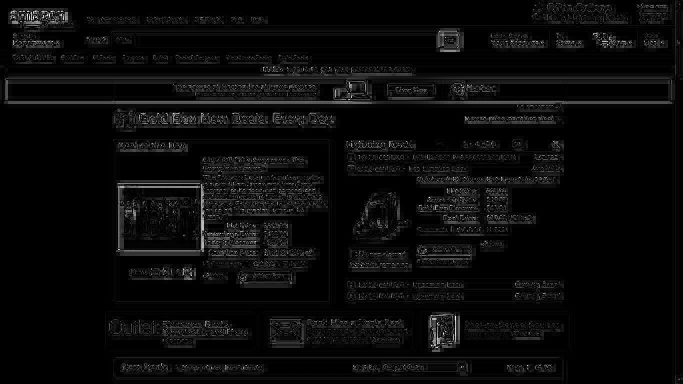
#> input picture maps/colorsb0Amazon(1).png, 683 x 384 px
$ python -i saliency_map2.py   (imports and definitions only)
#> lines starting #> are read from the running program, lines starting #| are printed output that depends on the picture; after the words box and inside, x2 and y2 are one past the last pixel; in counts of white or black regions, pixels touching at a corner belong together
#> further down, picture is the input picture: shape (384, 683, 3); min 0, max 255, mean 10.6
# coding=utf-8
#
#!/usr/bin/python
#
# Copyright 2013 Johannes Bauer, Universitaet Hamburg
#
# This file is free software.  Do with it whatever you like.
# It comes with no warranty, explicit or implicit, whatsoever.
#
# This python script implements an early version of Itti and Koch's
# saliency model.  Specifically, it was written according to the
# information contained in the following paper:
#
#   Laurent Itti, Christof Koch, and Ernst Niebur. A model of
#   Saliency-Based visual attention for rapid scene analysis. IEEE
#   Transactions on Pattern Analysis and Machine Intelligence,
#   20(11):1254–1259, 1998.
#
# If you find it useful or if you have any questions, do not
# hesitate to contact me at
#   bauer at informatik dot uni dash hamburg dot de.
#
# For information on how to use this script, type
#   > python saliency.py -h
# on the command line.
#

import sys
import math
import logging
import cv2
import numpy
from scipy.ndimage.filters import maximum_filter

import os.path

# [2 lines not run here, left out]

logger = logging.getLogger(__name__)


# [38 lines left out: function features, not called in this run]

def intensity(image):
	"""
		Converts a color image into grayscale.
		Used as `channel' argument to function `features'
	"""
	return cv2.cvtColor(image, cv2.COLOR_RGB2GRAY)

# [111 lines left out: functions makeGaborFilter, intensityConspicuity, gaborConspicuity, rgConspicuity, byConspicuity, sumNormalizedFeatures and 1 more, not called in this run]

def makeNormalizedColorChannels(image, thresholdRatio=10.):
	"""
		Creates a version of the (3-channel color) input image in which each of
		the (4) channels is normalized.  Implements color opponencies as per
		Itti et al. (1998).
		Arguments:
			image			: input image (3 color channels)
			thresholdRatio	: the threshold below which to set all color values
								to zero.
		Returns:
			an output image with four normalized color channels for red, green,
			blue and yellow.
	"""
	intens = intensity(image)
	threshold = intens.max() / thresholdRatio
#> threshold = 25.5
	logger.debug("Threshold: %d", threshold)
	r,g,b = cv2.split(image)
	cv2.threshold(src=r, dst=r, thresh=threshold, maxval=0.0, type=cv2.THRESH_TOZERO)
	cv2.threshold(src=g, dst=g, thresh=threshold, maxval=0.0, type=cv2.THRESH_TOZERO)
	cv2.threshold(src=b, dst=b, thresh=threshold, maxval=0.0, type=cv2.THRESH_TOZERO)
	R = r - (g + b) / 2
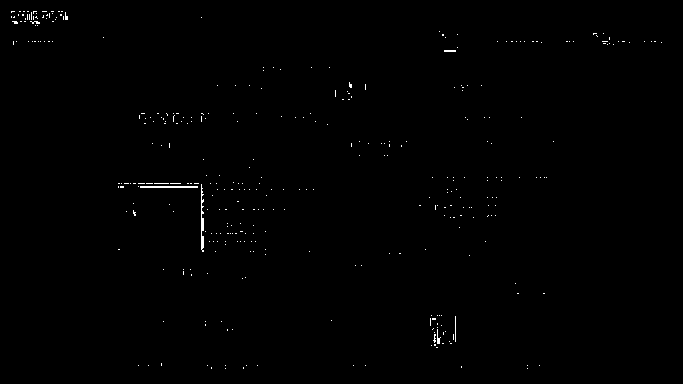
#> R: shape (384, 683) float64; values 0 (black) and 128 (white), 0.4% white in thin lines or dots, all inside (x1, y1, x2, y2) = (11, 11, 662, 369)
	G = g - (r + b) / 2
	B = b - (g + r) / 2
	Y = (r + g) / 2 - cv2.absdiff(r,g) / 2 - b

	# Negative values are set to zero.
	cv2.threshold(src=R, dst=R, thresh=0., maxval=0.0, type=cv2.THRESH_TOZERO)
	cv2.threshold(src=G, dst=G, thresh=0., maxval=0.0, type=cv2.THRESH_TOZERO)
	cv2.threshold(src=B, dst=B, thresh=0., maxval=0.0, type=cv2.THRESH_TOZERO)
	cv2.threshold(src=Y, dst=Y, thresh=0., maxval=0.0, type=cv2.THRESH_TOZERO)
#> Y: shape (384, 683) float64; every value is 0

	image = cv2.merge((R,G,B,Y))
	return image

# [11 lines left out: function markMaxima, not called in this run]

class SaliencyMap2:
	# [12 lines left out: function __init__, not called in this run]

# [65 lines not run here, left out]

>>> import cv2
>>> picture = cv2.cvtColor(cv2.imread('maps/colorsb0Amazon(1).png'), cv2.COLOR_BGR2RGB)
>>> result = makeNormalizedColorChannels(picture)

$ run again, on maps/colorsb5Amazon(1).png
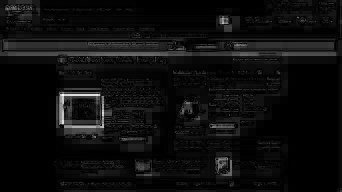
#> input picture maps/colorsb5Amazon(1).png, 342 x 192 px
#> picture is the input picture: shape (192, 342, 3); min 0, max 255, mean 13.7
#> threshold = 25.5
#> in makeNormalizedColorChannels, `cv2.threshold(src=r, dst=r, thresh=threshold, maxval=0.0, type=cv2.THR..`:
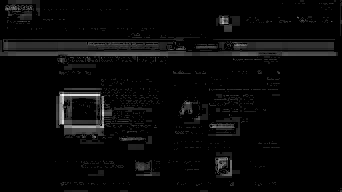
#> r: shape (192, 342); min 0, max 255, mean 8.6
#> in makeNormalizedColorChannels, `R = r - (g + b) / 2`:
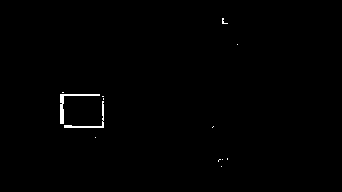
#> R: shape (192, 342) float64; values 0 (black) and 128 (white), 0.53% white in thin lines or dots, all inside (x1, y1, x2, y2) = (60, 18, 238, 167)
